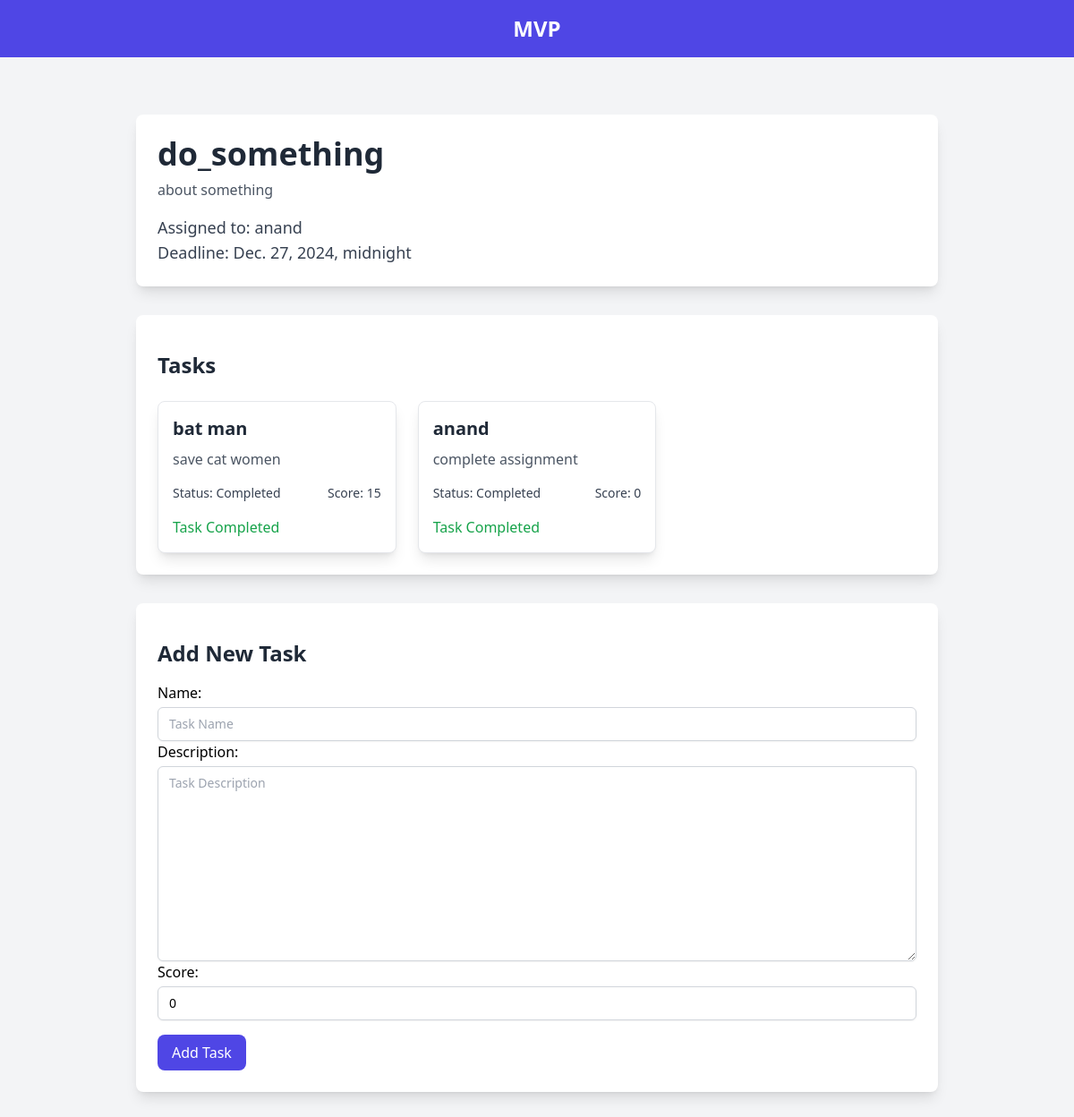
The app's page /projects/4/ (signed in) with its own data.
### core/models.py (models this page shows, shortened)
class Project(models.Model):
    title = models.CharField(max_length=255)
    description = models.TextField()
    assigned_to = models.ForeignKey(User, on_delete=models.CASCADE, null=True, blank=True)
    status = models.CharField(max_length=20, choices=[('Pending', 'Pending'), ('Accepted', 'Accepted'), ('Completed', 'Completed')], default='Pending')
    deadline = models.DateTimeField()

class Task(models.Model):
    name = models.CharField(max_length=255)
    description = models.TextField()
    project = models.ForeignKey(Project, on_delete=models.CASCADE, related_name="tasks")
    status = models.CharField(max_length=20, choices=[('Pending', 'Pending'), ('Completed', 'Completed')], default='Pending')
    score = models.IntegerField(default=0)

### core/views.py (the view)
# urls.py: path('projects/<int:pk>/', views.project_detail, name='project_detail'),
@login_required
def project_detail(request, pk):
    project = get_object_or_404(Project, pk=pk, assigned_to=request.user)
    tasks = project.tasks.all()
    if request.method == 'POST':
        form = TaskForm(request.POST)
        if form.is_valid():
            new_task = form.save(commit=False)
            new_task.project = project
            new_task.save()
            return redirect('project_detail', pk=pk)
    else:
        form = TaskForm()
    return render(request, 'projects/project_detail.html', {'project': project, 'tasks': tasks, 'form': form})

### core/forms.py
class TaskForm(forms.ModelForm):
    class Meta:
        model = Task
        fields = ['name', 'description', 'score']
        widgets = {
            'name': forms.TextInput(attrs={
                'class': 'mt-1 block w-full px-3 py-2 border border-gray-300 rounded-md shadow-sm focus:outline-none focus:ring-indigo-500 focus:border-indigo-500 sm:text-sm',
                'placeholder': 'Task Name',
            }),
            'description': forms.Textarea(attrs={
                'class': 'mt-1 block w-full px-3 py-2 border border-gray-300 rounded-md shadow-sm focus:outline-none focus:ring-indigo-500 focus:border-indigo-500 sm:text-sm',
                'placeholder': 'Task Description',
            }),
            'score': forms.NumberInput(attrs={
                'class': 'mt-1 block w-full px-3 py-2 border border-gray-300 rounded-md shadow-sm focus:outline-none focus:ring-indigo-500 focus:border-indigo-500 sm:text-sm',
                'placeholder': 'Score',
            }),
        }

### core/templates/projects/project_detail.html (shortened to what this page needs)
{% extends 'base.html' %}
{% block content %}
<div class="container mx-auto px-4 py-8 sm:px-6 lg:px-8">
    <div class="max-w-4xl mx-auto bg-white shadow-lg rounded-lg p-6 mb-8">
        <h1 class="text-4xl font-bold text-gray-800">{{ project.title }}</h1>
        <p class="text-gray-600 mt-2">{{ project.description }}</p>
        <div class="mt-4">
            <p class="text-lg font-medium text-gray-700">Assigned to: <span class="font-normal">{{ project.assigned_to.username }}</span></p>
            <p class="text-lg font-medium text-gray-700">Deadline: <span class="font-normal">{{ project.deadline }}</span></p>
        </div>
    </div>
    <div class="max-w-4xl mx-auto bg-white shadow-lg rounded-lg p-6 mb-8">
        <h2 class="text-2xl font-semibold mt-4 text-gray-800">Tasks</h2>
        <div class="mt-6 grid grid-cols-1 sm:grid-cols-2 lg:grid-cols-3 gap-6">
            {% for task in tasks %}
            <div class="bg-white shadow-lg rounded-lg p-4 border border-gray-200">
                <h3 class="text-xl font-semibold text-gray-800">{{ task.name }}</h3>
                <p class="text-gray-600 mt-2">{{ task.description }}</p>
                <div class="mt-4 flex justify-between items-center">
                    <span class="text-sm font-medium text-gray-700">Status: {{ task.status }}</span>
                    <span class="text-sm font-medium text-gray-700">Score: {{ task.score }}</span>
                </div>
                {% if project.status == 'Accepted' and task.status == 'Pending' %}
                <div class="mt-4">
                    <form method="POST" action="{% url 'update_task_status' task_id=task.id %}">
                        {% csrf_token %}
                        <button type="submit" class="px-4 py-2 bg-green-600 text-white rounded-lg hover:bg-green-700">
                            Complete Task
                        </button>
                    </form>
                </div>
                {% elif task.status == 'Completed' %}
                <div class="mt-4 text-green-600">
                    Task Completed
                </div>
                {% endif %}
            </div>
            {% empty %}
            <div class="col-span-3 text-center text-gray-500">No tasks assigned yet.</div>
            {% endfor %}
        </div>
    </div>
    <div class="max-w-4xl mx-auto bg-white shadow-lg rounded-lg p-6">
        <h3 class="text-2xl font-semibold mt-4 text-gray-800">Add New Task</h3>
        <form method="POST" class="mt-4">
            {{ form.as_p }}
            <button type="submit" class="mt-4 px-4 py-2 bg-indigo-600 text-white rounded-lg hover:bg-indigo-700">Add Task</button>
        </form>
    </div>
</div>
{% endblock %}

### records on screen
Project: title "do_something", description "about something", assigned_to.username "anand", deadline "Dec. 27, 2024, midnight"
Task: name "bat man", description "save cat women", status "Completed", score "15", shows "Task Completed"
Task: name "anand", description "complete assignment", status "Completed", score "0", shows "Task Completed"
